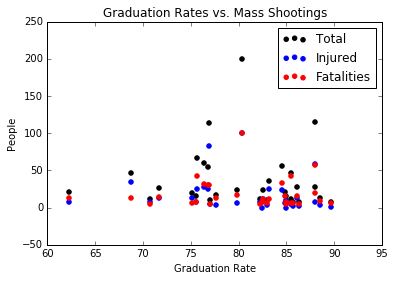

Generate this figure with Python:
"""
Data Source:
http://www.americashealthrankings.org/ALL/Graduation/

Percent of HS Graduates per State
"""

import matplotlib.pyplot as plt
import pandas as pd

# Loads Data
root = '/Users/Matthew/Github/Crime2016/vsEducation/'
hsgrad = pd.read_csv(root+'HSGraduation.csv', index_col=3)
hsgrad.to_pickle(root+'HSGraduation.pkl')

# Simplify hsgrad
hsgradsimp = pd.DataFrame(hsgrad.Value)
print(hsgradsimp)

# Loads MassShooting Data
shoots = pd.read_pickle(root+'../Data_MassShooting/statsPerState.pkl')
print(shoots)
data = pd.concat([hsgradsimp, shoots], axis=0, join_axes=[hsgradsimp.index])

# Plots MassShooting Data for all time
plt.figure()
plt.scatter(data.Value, data.Total, color='k', label='Total')
plt.scatter(data.Value, data.Injured, color='b', label='Injured')
plt.scatter(data.Value, data.Fatalities, color='r', label='Fatalities')
plt.ylabel('People')
plt.xlabel('Graduation Rate')
plt.title('Graduation Rates vs. Mass Shootings')
plt.legend()
plt.show()
